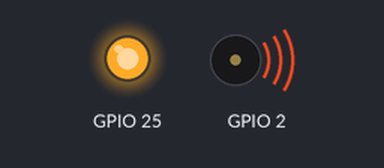
This sketch was run on a simulated ESP32. Shown: output pins drawn as LEDs (lit = HIGH), buzzer (waves = sounding).

Above: at 0.1 s.
At 1.5 s:
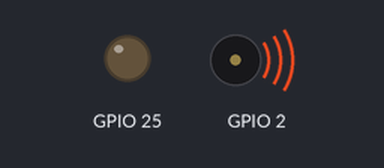
Timing chart, 0 to 40.0 s (numbered marks = the images above):
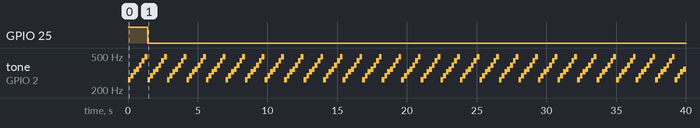

The sketch:

buzzer_dac_scale_assn1.ino
```cpp
int freq = 2000; // PWM 주파수 설정(2000Hz)
int channel = 0; // PWM 채널 설정(0~15)
int resolution = 8; // PWM duty cycle resolution(해상도) 설정, 8bit=0~255
double scale[7] = {262.6256, 293.6648, 329.6276, 349.2282, 391.9954, 440.0000, 493.8833};

void setup() {
  ledcSetup(channel, freq, resolution); // PWM 채널, 주파수, 해상도 설정(ledcSetup)
  ledcAttachPin(2,channel); // GPIO핀, 채널 설정
  pinMode(25,OUTPUT); // 부저 전원인가를 위한 GPIO 제어핀 제어
  digitalWrite(25,HIGH); // 부저 전원 ON
}

void loop() {

  //ledcWrite(channel, 125); // 부저의 PWM duty cycle 기준 값

  for (int i=0; i<7; i++) {
    // 부저의 PWM 주파수값의 변화를 통해 상태확인
    // 음계의 주파수를 이용하여 멜로디음을 출력 (ledcWriteTone)
    // 도레미파솔라시
    ledcWriteTone(channel, scale[i]);
    delay(200);
  }

  digitalWrite(25, LOW); // 부저 전원 OFF
}
```

Measured:
- by itself, GPIO 25: HIGH → LOW at 1.4 s
- by itself, tone on GPIO 2: repeats every 1.4 s: 293 Hz 0.20 s, 329 Hz 0.20 s, 349 Hz 0.20 s, 391 Hz 0.20 s, 440 Hz 0.20 s, 493 Hz 0.20 s, 262 Hz 0.20 s
